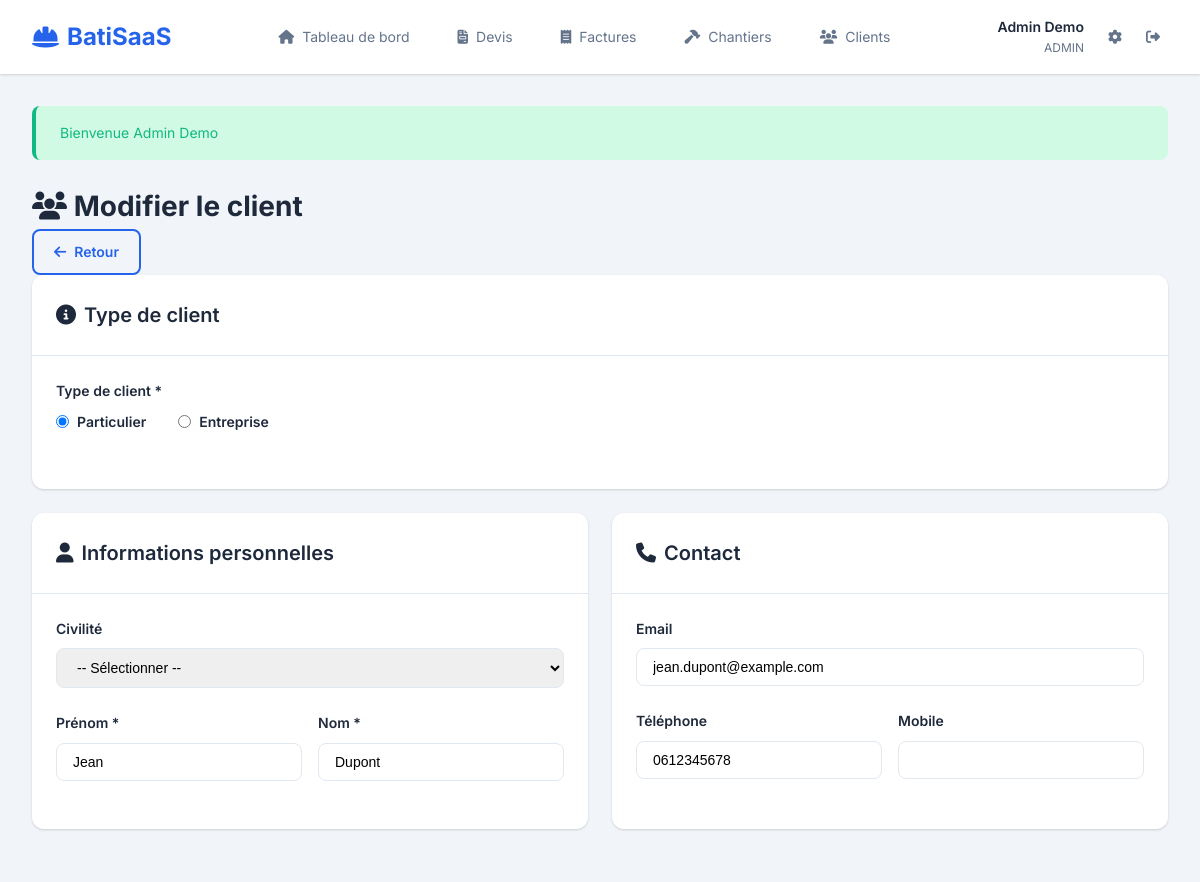
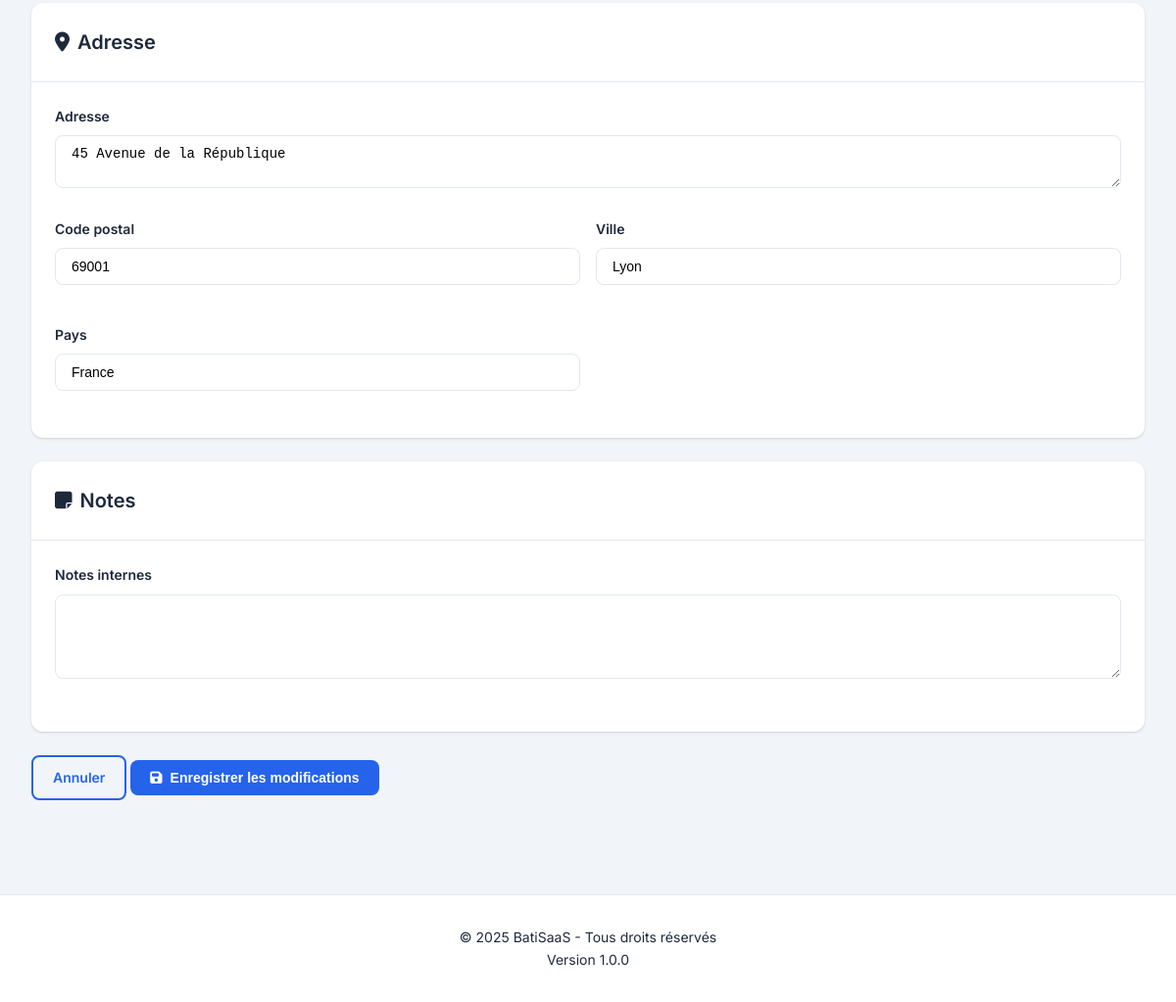
The app's page /clients/edit/1 (signed in) with its own data (2 pictures, top to bottom).
### tables this page shows
CREATE TABLE IF NOT EXISTS clients (
    id INT AUTO_INCREMENT PRIMARY KEY,
    company_id INT NOT NULL,
    type ENUM('individual', 'company') DEFAULT 'individual',
    civility ENUM('M', 'Mme', 'Autre'),
    first_name VARCHAR(100),
    last_name VARCHAR(100),
    company_name VARCHAR(255),
    siret VARCHAR(14),
    address TEXT,
    postal_code VARCHAR(10),
    city VARCHAR(100),
    country VARCHAR(100) DEFAULT 'France',
    phone VARCHAR(20),
    mobile VARCHAR(20),
    email VARCHAR(255),
    notes TEXT,
    status ENUM('active', 'inactive') DEFAULT 'active',
    created_at TIMESTAMP DEFAULT CURRENT_TIMESTAMP,
    updated_at TIMESTAMP DEFAULT CURRENT_TIMESTAMP ON UPDATE CURRENT_TIMESTAMP,
    FOREIGN KEY (company_id) REFERENCES companies(id) ON DELETE CASCADE,
    INDEX idx_company (company_id),
    INDEX idx_name (last_name, first_name),
    INDEX idx_email (email)
);

### app/Controllers/ClientController.php (called while the page is built, shortened)
<?php
class ClientController extends Controller
{
    private $clientModel;
    public function __construct()
    {
        $this->clientModel = new Client();
    }
    public function edit($id)
    {
        $companyId = $_SESSION['company_id'];
        $client = $this->clientModel->find($id, $companyId);
        $this->view('clients.edit', ['client' => $client]);
    }
}

### index.php (called while the page is built, shortened)
<?php
require_once __DIR__ . '/config/database.php';
spl_autoload_register(function ($class) {
    $paths = [
        __DIR__ . '/app/Controllers/',
        __DIR__ . '/app/Models/',
        __DIR__ . '/app/Core/',
        __DIR__ . '/app/Middleware/',
    ];
    foreach ($paths as $path) {
        $file = $path . $class . '.php';
        if (file_exists($file)) {
            return;
        }
    }
});
$router = new Router();
$router->get('/', 'HomeController@index');
$router->get('/login', 'AuthController@loginForm');
$router->post('/login', 'AuthController@login');
$router->get('/register', 'AuthController@registerForm');
$router->post('/register', 'AuthController@register');
$router->get('/logout', 'AuthController@logout');
$router->group(['prefix' => 'api', 'middleware' => 'api'], function($router) {
    $router->post('/auth/login', 'Api\AuthController@login');
    $router->get('/devis', 'Api\DevisController@index');
    $router->get('/factures', 'Api\FactureController@index');
    $router->get('/chantiers', 'Api\ChantierController@index');
});
$router->dispatch();

### app/Core/Database.php (called while the page is built, shortened)
<?php
class Database
{
    private static $instance = null;
    private $connection;
    public static function getInstance()
    {
        if (self::$instance === null) {
            self::$instance = new self();
        }
        return self::$instance;
    }
    private function __construct()
    {
        try {
            $dsn = "mysql:host=" . DB_HOST . ";dbname=" . DB_NAME . ";charset=" . DB_CHARSET;
            $this->connection = new PDO($dsn, DB_USER, DB_PASS, PDO_OPTIONS);
        } catch (PDOException $e) {
            die("Erreur de connexion à la base de données: " . $e->getMessage());
        }
    }
    public function queryOne($sql, $params = [])
    {
        $stmt = $this->connection->prepare($sql);
        $stmt->execute($params);
        return $stmt->fetch();
    }
}

### app/Core/Model.php (called while the page is built, shortened)
<?php
class Model
{
    protected $db;
    protected $table;
    protected $primaryKey = 'id';
    protected $multiTenant = true;
    public function __construct()
    {
        $this->db = Database::getInstance();
    }
    public function find($id, $companyId = null)
    {
        $sql = "SELECT * FROM {$this->table} WHERE {$this->primaryKey} = ?";
        $params = [$id];
        if ($this->multiTenant && $companyId !== null) {
            $sql .= " AND company_id = ?";
            $params[] = $companyId;
        }
        return $this->db->queryOne($sql, $params);
    }
}

### app/Views/clients/edit.php (the view, shortened to what this page needs)
<div class="page-header">
    <h1>
        <i class="fas fa-users"></i>
        Modifier le client
    </h1>
    <a href="/clients" class="btn btn-outline">
        <i class="fas fa-arrow-left"></i>
        Retour
    </a>
</div>
<form method="POST" action="/clients/update/<?= $client['id'] ?>">
    <div class="card">
        <div class="card-header">
            <h2><i class="fas fa-info-circle"></i> Type de client</h2>
        </div>
        <div class="card-body">
            <div class="form-group">
                <label>Type de client *</label>
                <div style="display: flex; gap: 2rem;">
                    <label style="display: flex; align-items: center; gap: 0.5rem; cursor: pointer;">
                        <input type="radio" name="type" value="individual" <?= $client['type'] == 'individual' ? 'checked' : '' ?> onchange="toggleClientType()">
                        <span>Particulier</span>
                    </label>
                    <label style="display: flex; align-items: center; gap: 0.5rem; cursor: pointer;">
                        <input type="radio" name="type" value="company" <?= $client['type'] == 'company' ? 'checked' : '' ?> onchange="toggleClientType()">
                        <span>Entreprise</span>
                    </label>
                </div>
            </div>
        </div>
    </div>
    <div class="grid-2">
        <div class="card">
            <div class="card-header">
                <h2 id="info-header"><i class="fas fa-user"></i> Informations</h2>
            </div>
            <div class="card-body">
                <div id="individual-fields" style="display: <?= $client['type'] == 'individual' ? 'block' : 'none' ?>">
                    <div class="form-group">
                        <label for="civility">Civilité</label>
                        <select id="civility" name="civility">
                            <option value="">-- Sélectionner --</option>
                        </select>
                    </div>
                    <div class="form-row">
                        <div class="form-group">
                            <label for="first_name">Prénom *</label>
                            <input type="text" id="first_name" name="first_name" value="<?= htmlspecialchars($client['first_name'] ?? '') ?>">
                        </div>
                        <div class="form-group">
                            <label for="last_name">Nom *</label>
                            <input type="text" id="last_name" name="last_name" value="<?= htmlspecialchars($client['last_name'] ?? '') ?>">
                        </div>
                    </div>
                </div>
            </div>
        </div>
        <div class="card">
            <div class="card-header">
                <h2><i class="fas fa-phone"></i> Contact</h2>
            </div>
            <div class="card-body">
                <div class="form-group">
                    <label for="email">Email</label>
                    <input type="email" id="email" name="email" value="<?= htmlspecialchars($client['email'] ?? '') ?>">
                </div>
                <div class="form-row">
                    <div class="form-group">
                        <label for="phone">Téléphone</label>
                        <input type="tel" id="phone" name="phone" value="<?= htmlspecialchars($client['phone'] ?? '') ?>">
                    </div>
                    <div class="form-group">
                        <label for="mobile">Mobile</label>
                        <input type="tel" id="mobile" name="mobile" value="<?= htmlspecialchars($client['mobile'] ?? '') ?>">
                    </div>
                </div>
            </div>
        </div>
    </div>
    <div class="card">
        <div class="card-header">
            <h2><i class="fas fa-map-marker-alt"></i> Adresse</h2>
        </div>
        <div class="card-body">
            <div class="form-group">
                <label for="address">Adresse</label>
                <textarea id="address" name="address" rows="2"><?= htmlspecialchars($client['address'] ?? '') ?></textarea>
            </div>
            <div class="form-row">
                <div class="form-group">
                    <label for="postal_code">Code postal</label>
                    <input type="text" id="postal_code" name="postal_code" value="<?= htmlspecialchars($client['postal_code'] ?? '') ?>">
                </div>
                <div class="form-group">
                    <label for="city">Ville</label>
                    <input type="text" id="city" name="city" value="<?= htmlspecialchars($client['city'] ?? '') ?>">
                </div>
                <div class="form-group">
                    <label for="country">Pays</label>
                    <input type="text" id="country" name="country" value="<?= htmlspecialchars($client['country'] ?? 'France') ?>">
                </div>
            </div>
        </div>
    </div>
    <div class="card">
        <div class="card-header">
            <h2><i class="fas fa-sticky-note"></i> Notes</h2>
        </div>
        <div class="card-body">
            <div class="form-group">
                <label for="notes">Notes internes</label>
                <textarea id="notes" name="notes" rows="4"><?= htmlspecialchars($client['notes'] ?? '') ?></textarea>
            </div>
        </div>
    </div>
    <div class="form-actions">
        <a href="/clients" class="btn btn-outline">Annuler</a>
        <button type="submit" class="btn btn-primary">
            <i class="fas fa-save"></i>
            Enregistrer les modifications
        </button>
    </div>
</form>

### app/Core/Router.php (shortened to what this page needs)
<?php
class Router
{
    private $routes = [];
    private $groupPrefix = '';
    private $groupMiddleware = [];
    private function addRoute($method, $uri, $controller)
    {
        $uri = $this->groupPrefix . $uri;
        $this->routes[] = [
            'method' => $method,
            'uri' => $uri,
            'controller' => $controller,
            'middleware' => $this->groupMiddleware
        ];
    }
    public function group($options, $callback)
    {
        $previousPrefix = $this->groupPrefix;
        $previousMiddleware = $this->groupMiddleware;
        if (isset($options['prefix'])) {
            $this->groupPrefix .= '/' . trim($options['prefix'], '/');
        }
        if (isset($options['middleware'])) {
            $this->groupMiddleware = array_merge(
                $this->groupMiddleware,
                (array) $options['middleware']
            );
        }
        $this->groupPrefix = $previousPrefix;
        $this->groupMiddleware = $previousMiddleware;
    }
    public function dispatch()
    {
        $uri = $this->getUri();
        $method = $_SERVER['REQUEST_METHOD'];
        foreach ($this->routes as $route) {
            if ($route['method'] !== $method) {
                continue;
            }
            $pattern = $this->convertUriToRegex($route['uri']);
            if (preg_match($pattern, $uri, $matches)) {
                array_shift($matches);
                $this->callController($route['controller'], $matches);
                return;
            }
        }
    }
    private function convertUriToRegex($uri)
    {
        $pattern = preg_replace('/\{(\w+)\}/', '([^/]+)', $uri);
        return '#^' . $pattern . '$#';
    }
    private function callController($controllerAction, $params = [])
    {
        list($controller, $action) = explode('@', $controllerAction);
        $controllerInstance = new $controller();
        call_user_func_array([$controllerInstance, $action], $params);
    }
    private function getUri()
    {
        $uri = $_SERVER['REQUEST_URI'];
        return rtrim($uri, '/') ?: '/';
    }
}

### app/Views/layouts/header.php (shortened to what this page needs)
<!DOCTYPE html>
<html lang="fr">
<head>
    <link rel="stylesheet" href="<?= APP_URL ?>/public/css/style.css">
    <link rel="stylesheet" href="https://cdnjs.cloudflare.com/ajax/libs/font-awesome/6.4.0/css/all.min.css">
</head>
<body>
    <?php if (isset($_SESSION['user_id'])): ?>
    <nav class="navbar">
        <div class="navbar-brand">
            <a href="/dashboard">
                <i class="fas fa-hard-hat"></i>
                <span><?= APP_NAME ?></span>
            </a>
        </div>
        <div class="navbar-menu">
            <a href="/dashboard" class="nav-item">
                <i class="fas fa-home"></i>
                <span>Tableau de bord</span>
            </a>
            <a href="/devis" class="nav-item">
                <i class="fas fa-file-invoice"></i>
                <span>Devis</span>
            </a>
            <a href="/factures" class="nav-item">
                <i class="fas fa-receipt"></i>
                <span>Factures</span>
            </a>
            <a href="/chantiers" class="nav-item">
                <i class="fas fa-hammer"></i>
                <span>Chantiers</span>
            </a>
            <a href="/clients" class="nav-item">
                <i class="fas fa-users"></i>
                <span>Clients</span>
            </a>
        </div>
        <div class="navbar-user">
            <div class="user-info">
                <span class="user-name"><?= $_SESSION['user_name'] ?? 'Utilisateur' ?></span>
                <span class="user-role"><?= ucfirst($_SESSION['user_role'] ?? 'user') ?></span>
            </div>
            <div class="user-menu">
                <a href="/settings"><i class="fas fa-cog"></i></a>
                <a href="/logout"><i class="fas fa-sign-out-alt"></i></a>
            </div>
        </div>
    </nav>
    <?php endif; ?>
    <main class="main-content">
        <?php
        if (isset($_SESSION['flash'])):
            $flash = $_SESSION['flash'];
        ?>
        <div class="alert alert-<?= $flash['type'] ?>">
            <?= $flash['message'] ?>
        </div>
        <?php endif; ?>

### app/Views/layouts/footer.php (shortened to what this page needs)
    </main>
    <?php if (isset($_SESSION['user_id'])): ?>
    <footer class="footer">
        <div class="footer-content">
            <p>&copy; <?= date('Y') ?> <?= APP_NAME ?> - Tous droits réservés</p>
            <p>Version <?= APP_VERSION ?></p>
        </div>
    </footer>
    <?php endif; ?>
</body>
</html>

### records on screen
clients: type "☑ Particulier", type "☐ Entreprise", first_name "Jean", last_name "Dupont", email "jean.dupont@example.com", phone "0612345678", address "45 Avenue de la République", postal_code "69001", city "Lyon", country "France"
